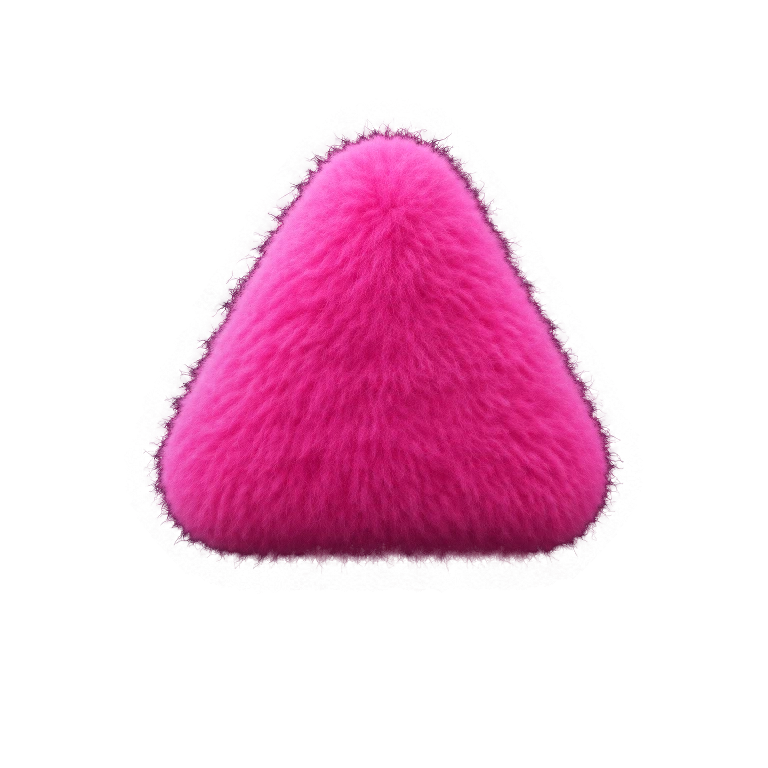
#> input picture src/plush/assets/cloe-corps.webp, 768 x 768 px
$ python zoom-yeux.py ../../../src/plush/assets/cloe-corps.webp out.png 5
#> lines starting #> are read from the running program, lines starting #| are printed output that depends on the picture
"""Zoom des yeux : reference | nous, une rangee par bot, depuis la planche cote-shot."""
import sys
from PIL import Image
im = Image.open(sys.argv[1]); C = 300
#> further down, im is the input picture: PIL image 768x768 RGBA; mean R, G, B, A 53.3, 12, 33.2, 59.5
rows = []
for i in range(int(sys.argv[3])):
    y = i * (C + 10)
    a = im.crop((60, y + 85, 240, y + 175)); b = im.crop((C + 10 + 60, y + 85, C + 10 + 240, y + 175))
    o = Image.new('RGB', (370, 90)); o.paste(a, (0, 0)); o.paste(b, (190, 0)); rows.append(o)
#> this loop made 5 passes
#> pass 1, `b = im.crop((C + 10 + 60, y + 85, C + 10 + 240, y + 175))`:
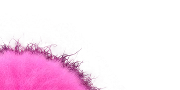
#> b: PIL image 180x90 RGBA; mean R, G, B, A 68.7, 27.9, 51.8, 50.4; transparent parts drawn white
#> pass 2, `a = im.crop((60, y + 85, 240, y + 175))`:
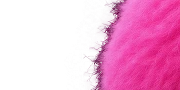
#> a: PIL image 180x90 RGBA; mean R, G, B, A 110.7, 33.9, 78.4, 108.1; transparent parts drawn white
#> after the loop, rows = 5 items
out = Image.new('RGB', (370, 95 * len(rows)))
#> out: PIL image 370x475 RGB; every value is 0
for i, r in enumerate(rows): out.paste(r, (0, i * 95))
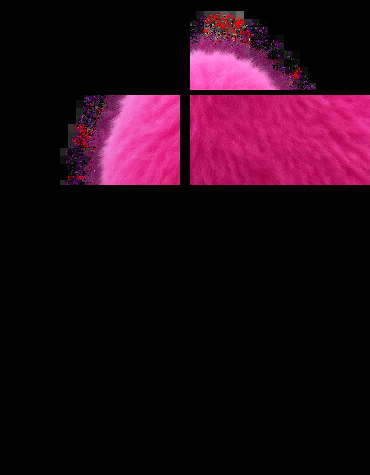
#> out: PIL image 370x475 RGB; mean R, G, B 34.6, 8, 21.6
out.resize((out.width * 2, out.height * 2), Image.LANCZOS).save(sys.argv[2])
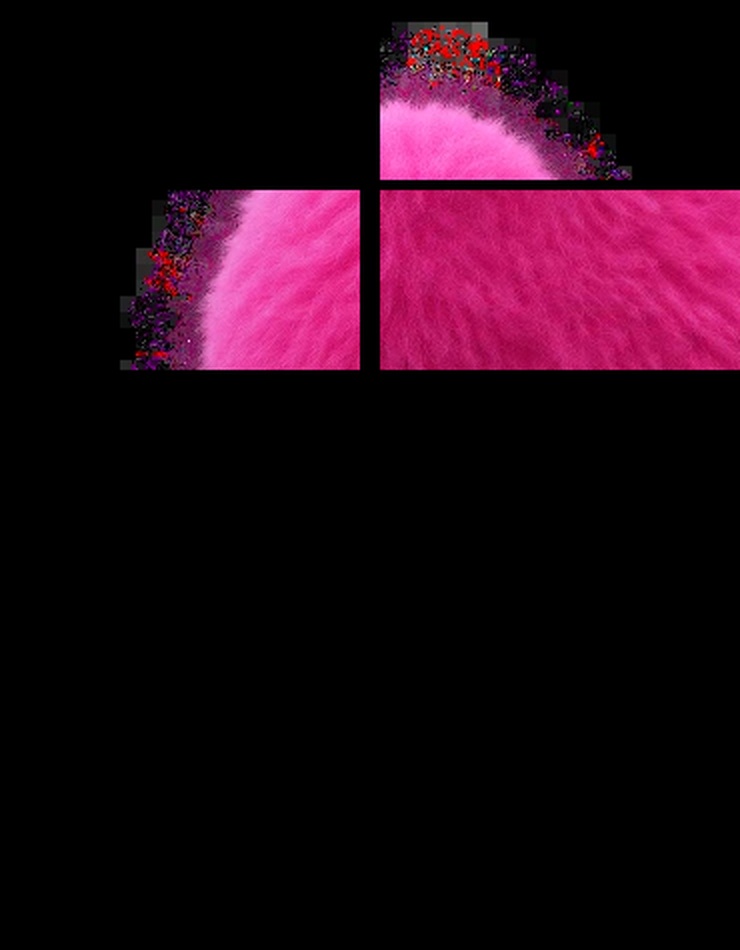
#> saved as out.png: PIL image 740x950 RGB; mean R, G, B 34.7, 8.1, 21.7

$ run again, on src/plush/assets/cloe-oeil0-y.webp
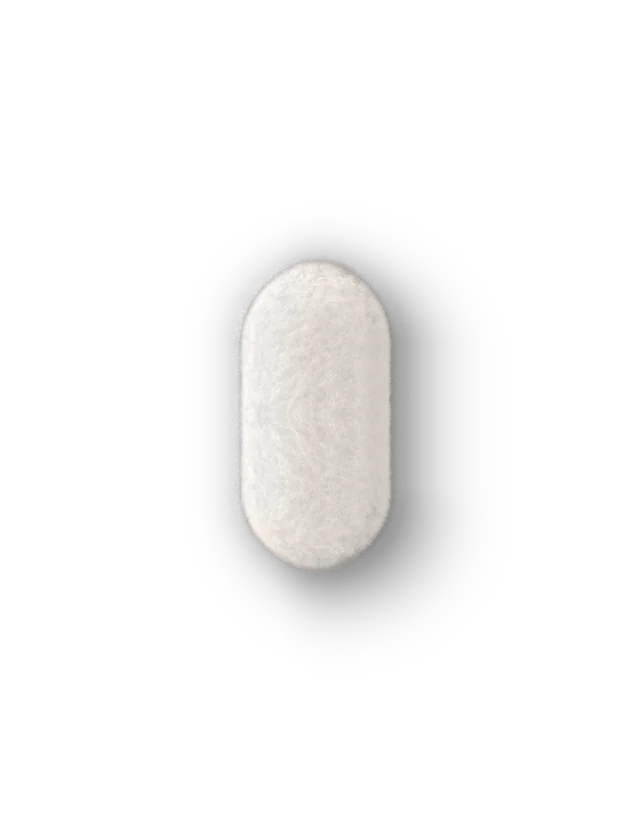
#> input picture src/plush/assets/cloe-oeil0-y.webp, 628 x 829 px
#> im is the input picture: PIL image 628x829 RGBA; mean R, G, B, A 18.4, 18, 17.5, 24.2
#> the loop `for i in range(int(sys.argv[3])):` made 5 passes
#> pass 2, `b = im.crop((C + 10 + 60, y + 85, C + 10 + 240, y + 175))`:
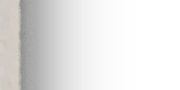
#> b: PIL image 180x90 RGBA; mean R, G, B, A 26.7, 26, 25.1, 51.8; transparent parts drawn white
#> after the loop `for i in range(int(sys.argv[3])):`: rows = 5 items
#> the loop `for i, r in enumerate(rows): out.paste(r, (0, i * 95))` made 5 passes
#> after the loop `for i, r in enumerate(rows): out.paste(r, (0, i * 95))`:
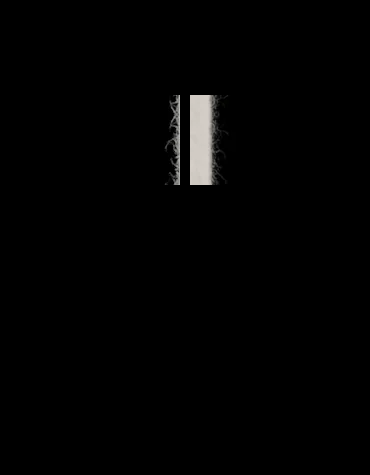
#> out: PIL image 370x475 RGB; mean R, G, B 2.8, 2.8, 2.7

$ run again, on src/plush/assets/cloe-oeil0.webp
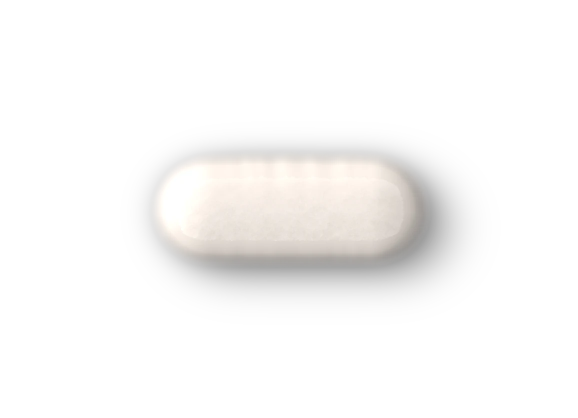
#> input picture src/plush/assets/cloe-oeil0.webp, 1156 x 836 px (shown at 1/2 size)
#> im is the input picture: PIL image 1156x836 RGBA; mean R, G, B, A 26.1, 25.3, 24.4, 30.1
#> the loop `for i in range(int(sys.argv[3])):` made 5 passes
#> pass 2, `b = im.crop((C + 10 + 60, y + 85, C + 10 + 240, y + 175))`:
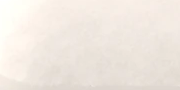
#> b: PIL image 180x90 RGBA; mean R, G, B, A 240.2, 232.4, 224.6, 255
#> after the loop `for i in range(int(sys.argv[3])):`: rows = 5 items
#> the loop `for i, r in enumerate(rows): out.paste(r, (0, i * 95))` made 5 passes
#> `out.resize((out.width * 2, out.height * 2), Image.LANCZOS).save(sys.ar..`:
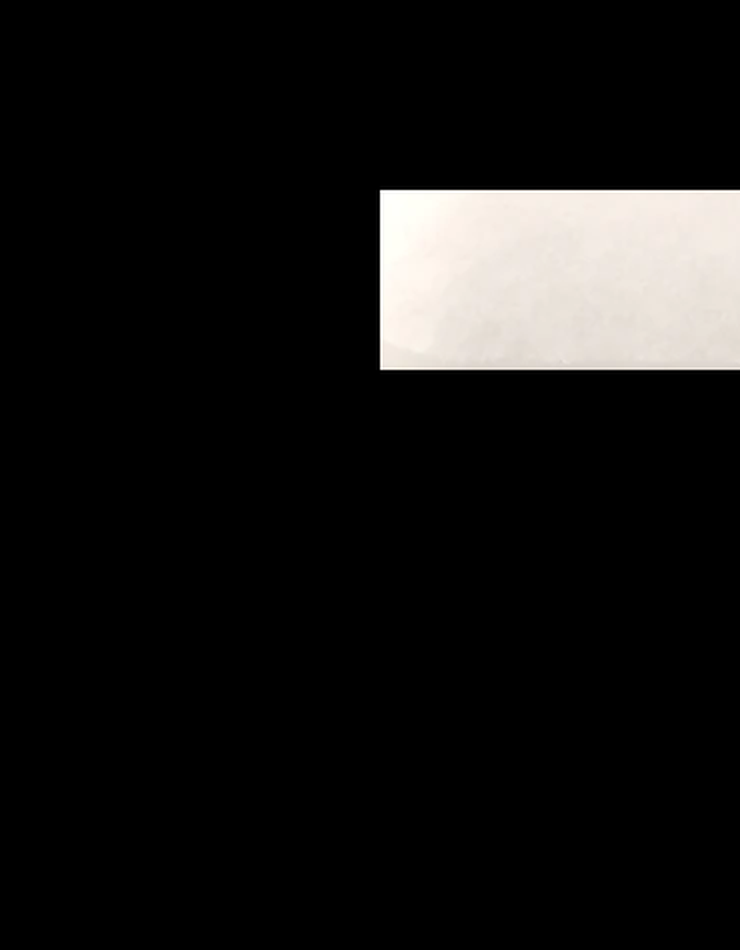
#> saved as out.png: PIL image 740x950 RGB; mean R, G, B 22.2, 21.5, 20.7
